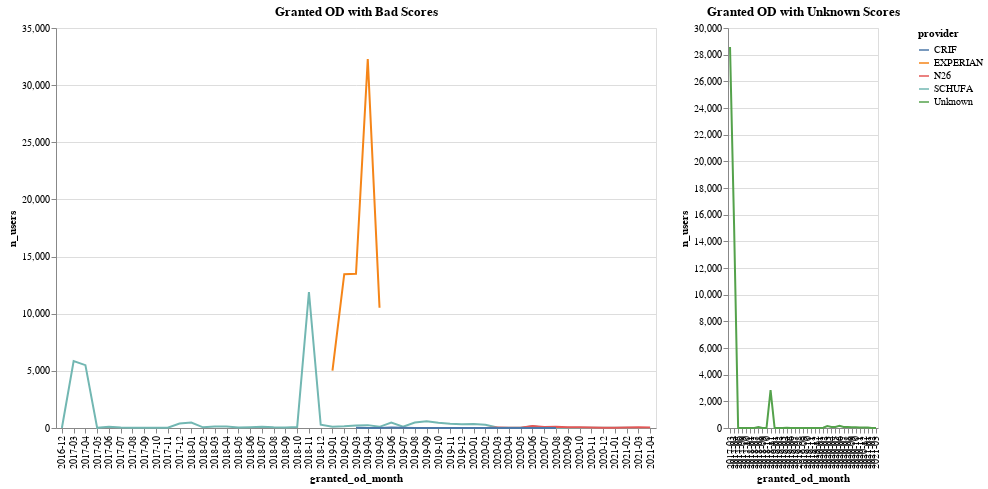

Notebook code for this chart:
### Markdown cell above
We have about 153K users that didn't go through the granted overdraft step in the Plutonium process as of the date of this deep dive. Most of these users either came from the service we had before Plutonium, ddb, and since we have a substantial amount of unknown scores for these users (48K), we're adding a has_granted_od flag that allows us to filter out these users we're not 100% sure about.

### Code cell
bad_scores_chart = af.line_multi(
    non_pu_scores_df[non_pu_scores_df["score_type"] == "BAD"],
    "provider:N",
    "granted_od_month:O",
    "n_users:Q",
    600,
    400,
    "x",
)
unknown_scores_chart = af.line_multi(
    non_pu_scores_df[non_pu_scores_df["score_type"] == "Unknown"],
    "provider:N",
    "granted_od_month:O",
    "n_users:Q",
    150,
    400,
    "x",
)

bad_scores_chart.properties(
    title="Granted OD with Bad Scores"
) | unknown_scores_chart.properties(title="Granted OD with Unknown Scores")

### Figure 1 — Vega-Lite specification as saved in the notebook (floating-point values rounded to 4 significant figures)
{"config": {"view": {"continuousWidth": 400, "continuousHeight": 300}}, "hconcat": [{"data": {"name": "data-3fe0fcfcbf0e1f8543d3ad57991e27f6"}, "mark": "line", "encoding": {"color": {"type": "nominal", "field": "provider"}, "tooltip": {"type": "quantitative", "field": "n_users"}, "x": {"type": "ordinal", "field": "granted_od_month"}, "y": {"type": "quantitative", "field": "n_users", "sort": "x"}}, "height": 400, "title": "Granted OD with Bad Scores", "width": 600}, {"data": {"name": "data-671d70fb78b5dfcef4ac887f98b8f736"}, "mark": "line", "encoding": {"color": {"type": "nominal", "field": "provider"}, "tooltip": {"type": "quantitative", "field": "n_users"}, "x": {"type": "ordinal", "field": "granted_od_month"}, "y": {"type": "quantitative", "field": "n_users", "sort": "x"}}, "height": 400, "title": "Granted OD with Unknown Scores", "width": 150}], "$schema": "https://vega.github.io/schema/vega-lite/v4.8.1.json", "datasets": {"data-3fe0fcfcbf0e1f8543d3ad57991e27f6": [{"granted_od_month": "2017-03", "provider": "SCHUFA", "score_type": "BAD", "n_users": 5863}, {"granted_od_month": "2019-05", "provider": "EXPERIAN", "score_type": "BAD", "n_users": 10524}, {"granted_od_month": "2019-04", "provider": "EXPERIAN", "score_type": "BAD", "n_users": 32279}, {"granted_od_month": "2018-11", "provider": "SCHUFA", "score_type": "BAD", "n_users": 11903}, {"granted_od_month": "2017-04", "provider": "SCHUFA", "score_type": "BAD", "n_users": 5499}, {"granted_od_month": "2019-03", "provider": "EXPERIAN", "score_type": "BAD", "n_users": 13496}, {"granted_od_month": "2019-02", "provider": "EXPERIAN", "score_type": "BAD", "n_users": 13457}, {"granted_od_month": "2019-01", "provider": "EXPERIAN", "score_type": "BAD", "n_users": 5011}, {"granted_od_month": "2018-12", "provider": "SCHUFA", "score_type": "BAD", "n_users": 285}, {"granted_od_month": "2018-01", "provider": "SCHUFA", "score_type": "BAD", "n_users": 482}, {"granted_od_month": "2019-05", "provider": "SCHUFA", "score_type": "BAD", "n_users": 102}, {"granted_od_month": "2019-03", "provider": "SCHUFA", "score_type": "BAD", "n_users": 227}, {"granted_od_month": "2019-10", "provider": "SCHUFA", "score_type": "BAD", "n_users": 459}, {"granted_od_month": "2019-04", "provider": "SCHUFA", "score_type": "BAD", "n_users": 251}, {"granted_od_month": "2019-11", "provider": "SCHUFA", "score_type": "BAD", "n_users": 362}, {"granted_od_month": "2019-08", "provider": "SCHUFA", "score_type": "BAD", "n_users": 479}, {"granted_od_month": "2019-09", "provider": "SCHUFA", "score_type": "BAD", "n_users": 580}, {"granted_od_month": "2019-12", "provider": "SCHUFA", "score_type": "BAD", "n_users": 319}, {"granted_od_month": "2020-10", "provider": "N26", "score_type": "BAD", "n_users": 68}, {"granted_od_month": "2020-01", "provider": "SCHUFA", "score_type": "BAD", "n_users": 360}, {"granted_od_month": "2020-06", "provider": "SCHUFA", "score_type": "BAD", "n_users": 161}, {"granted_od_month": "2018-03", "provider": "SCHUFA", "score_type": "BAD", "n_users": 133}, {"granted_od_month": "2019-02", "provider": "SCHUFA", "score_type": "BAD", "n_users": 157}, {"granted_od_month": "2021-03", "provider": "N26", "score_type": "BAD", "n_users": 57}, {"granted_od_month": "2020-07", "provider": "N26", "score_type": "BAD", "n_users": 90}, {"granted_od_month": "2017-12", "provider": "SCHUFA", "score_type": "BAD", "n_users": 391}, {"granted_od_month": "2020-08", "provider": "N26", "score_type": "BAD", "n_users": 99}, {"granted_od_month": "2020-09", "provider": "SCHUFA", "score_type": "BAD", "n_users": 13}, {"granted_od_month": "2020-11", "provider": "N26", "score_type": "BAD", "n_users": 54}, {"granted_od_month": "2020-02", "provider": "SCHUFA", "score_type": "BAD", "n_users": 292}, {"granted_od_month": "2020-11", "provider": "SCHUFA", "score_type": "BAD", "n_users": 17}, {"granted_od_month": "2019-07", "provider": "SCHUFA", "score_type": "BAD", "n_users": 125}, {"granted_od_month": "2020-09", "provider": "N26", "score_type": "BAD", "n_users": 68}, {"granted_od_month": "2020-10", "provider": "SCHUFA", "score_type": "BAD", "n_users": 13}, {"granted_od_month": "2019-06", "provider": "SCHUFA", "score_type": "BAD", "n_users": 481}, {"granted_od_month": "2019-01", "provider": "SCHUFA", "score_type": "BAD", "n_users": 116}, {"granted_od_month": "2018-05", "provider": "SCHUFA", "score_type": "BAD", "n_users": 50}, {"granted_od_month": "2021-01", "provider": "N26", "score_type": "BAD", "n_users": 19}, {"granted_od_month": "2017-07", "provider": "SCHUFA", "score_type": "BAD", "n_users": 49}, {"granted_od_month": "2020-06", "provider": "N26", "score_type": "BAD", "n_users": 183}, {"granted_od_month": "2018-07", "provider": "SCHUFA", "score_type": "BAD", "n_users": 104}, {"granted_od_month": "2020-04", "provider": "SCHUFA", "score_type": "BAD", "n_users": 25}, {"granted_od_month": "2021-02", "provider": "N26", "score_type": "BAD", "n_users": 43}, {"granted_od_month": "2018-02", "provider": "SCHUFA", "score_type": "BAD", "n_users": 60}, {"granted_od_month": "2018-06", "provider": "SCHUFA", "score_type": "BAD", "n_users": 70}, {"granted_od_month": "2020-04", "provider": "N26", "score_type": "BAD", "n_users": 31}, {"granted_od_month": "2019-06", "provider": "CRIF", "score_type": "BAD", "n_users": 38}, {"granted_od_month": "2017-06", "provider": "SCHUFA", "score_type": "BAD", "n_users": 104}, {"granted_od_month": "2021-03", "provider": "SCHUFA", "score_type": "BAD", "n_users": 8}, {"granted_od_month": "2017-11", "provider": "SCHUFA", "score_type": "BAD", "n_users": 20}, {"granted_od_month": "2018-04", "provider": "SCHUFA", "score_type": "BAD", "n_users": 136}, {"granted_od_month": "2019-07", "provider": "CRIF", "score_type": "BAD", "n_users": 11}, {"granted_od_month": "2020-05", "provider": "SCHUFA", "score_type": "BAD", "n_users": 29}, {"granted_od_month": "2020-03", "provider": "N26", "score_type": "BAD", "n_users": 45}, {"granted_od_month": "2020-03", "provider": "SCHUFA", "score_type": "BAD", "n_users": 38}, {"granted_od_month": "2018-09", "provider": "SCHUFA", "score_type": "BAD", "n_users": 48}, {"granted_od_month": "2020-02", "provider": "CRIF", "score_type": "BAD", "n_users": 3}, {"granted_od_month": "2018-10", "provider": "SCHUFA", "score_type": "BAD", "n_users": 94}, {"granted_od_month": "2020-05", "provider": "N26", "score_type": "BAD", "n_users": 27}, {"granted_od_month": "2021-04", "provider": "N26", "score_type": "BAD", "n_users": 34}, {"granted_od_month": "2017-10", "provider": "SCHUFA", "score_type": "BAD", "n_users": 28}, {"granted_od_month": "2017-08", "provider": "SCHUFA", "score_type": "BAD", "n_users": 23}, {"granted_od_month": "2020-08", "provider": "SCHUFA", "score_type": "BAD", "n_users": 22}, {"granted_od_month": "2019-09", "provider": "CRIF", "score_type": "BAD", "n_users": 5}, {"granted_od_month": "2018-08", "provider": "SCHUFA", "score_type": "BAD", "n_users": 58}, {"granted_od_month": "2020-12", "provider": "SCHUFA", "score_type": "BAD", "n_users": 16}, {"granted_od_month": "2017-09", "provider": "SCHUFA", "score_type": "BAD", "n_users": 31}, {"granted_od_month": "2020-07", "provider": "SCHUFA", "score_type": "BAD", "n_users": 31}, {"granted_od_month": "2017-05", "provider": "SCHUFA", "score_type": "BAD", "n_users": 13}, {"granted_od_month": "2020-12", "provider": "N26", "score_type": "BAD", "n_users": 30}, {"granted_od_month": "2021-02", "provider": "SCHUFA", "score_type": "BAD", "n_users": 13}, {"granted_od_month": "2020-08", "provider": "CRIF", "score_type": "BAD", "n_users": 1}, {"granted_od_month": "2019-03", "provider": "CRIF", "score_type": "BAD", "n_users": 14}, {"granted_od_month": "2021-01", "provider": "SCHUFA", "score_type": "BAD", "n_users": 18}, {"granted_od_month": "2020-05", "provider": "CRIF", "score_type": "BAD", "n_users": 1}, {"granted_od_month": "2020-02", "provider": "N26", "score_type": "BAD", "n_users": 2}, {"granted_od_month": "2019-10", "provider": "CRIF", "score_type": "BAD", "n_users": 3}, {"granted_od_month": "2019-08", "provider": "CRIF", "score_type": "BAD", "n_users": 3}, {"granted_od_month": "2019-05", "provider": "CRIF", "score_type": "BAD", "n_users": 2}, {"granted_od_month": "2016-12", "provider": "SCHUFA", "score_type": "BAD", "n_users": 1}, {"granted_od_month": "2019-04", "provider": "CRIF", "score_type": "BAD", "n_users": 4}, {"granted_od_month": "2021-04", "provider": "SCHUFA", "score_type": "BAD", "n_users": 2}, {"granted_od_month": "2019-11", "provider": "CRIF", "score_type": "BAD", "n_users": 2}, {"granted_od_month": "2020-01", "provider": "CRIF", "score_type": "BAD", "n_users": 1}], "data-671d70fb78b5dfcef4ac887f98b8f736": [{"granted_od_month": "2017-03", "provider": "Unknown", "score_type": "Unknown", "n_users": 28581}, {"granted_od_month": "2017-04", "provider": "Unknown", "score_type": "Unknown", "n_users": 15231}, {"granted_od_month": "2018-11", "provider": "Unknown", "score_type": "Unknown", "n_users": 2838}, {"granted_od_month": "2020-05", "provider": "Unknown", "score_type": "Unknown", "n_users": 73}, {"granted_od_month": "2020-08", "provider": "Unknown", "score_type": "Unknown", "n_users": 79}, {"granted_od_month": "2020-02", "provider": "Unknown", "score_type": "Unknown", "n_users": 18}, {"granted_od_month": "2020-03", "provider": "Unknown", "score_type": "Unknown", "n_users": 152}, {"granted_od_month": "2020-09", "provider": "Unknown", "score_type": "Unknown", "n_users": 54}, {"granted_od_month": "2020-06", "provider": "Unknown", "score_type": "Unknown", "n_users": 170}, {"granted_od_month": "2019-09", "provider": "Unknown", "score_type": "Unknown", "n_users": 7}, {"granted_od_month": "2018-08", "provider": "Unknown", "score_type": "Unknown", "n_users": 67}, {"granted_od_month": "2020-04", "provider": "Unknown", "score_type": "Unknown", "n_users": 73}, {"granted_od_month": "2020-10", "provider": "Unknown", "score_type": "Unknown", "n_users": 47}, {"granted_od_month": "2020-07", "provider": "Unknown", "score_type": "Unknown", "n_users": 72}, {"granted_od_month": "2020-11", "provider": "Unknown", "score_type": "Unknown", "n_users": 36}, {"granted_od_month": "2019-08", "provider": "Unknown", "score_type": "Unknown", "n_users": 6}, {"granted_od_month": "2021-01", "provider": "Unknown", "score_type": "Unknown", "n_users": 30}, {"granted_od_month": "2021-03", "provider": "Unknown", "score_type": "Unknown", "n_users": 1}, {"granted_od_month": "2021-02", "provider": "Unknown", "score_type": "Unknown", "n_users": 7}, {"granted_od_month": "2020-01", "provider": "Unknown", "score_type": "Unknown", "n_users": 7}, {"granted_od_month": "2019-10", "provider": "Unknown", "score_type": "Unknown", "n_users": 4}, {"granted_od_month": "2020-12", "provider": "Unknown", "score_type": "Unknown", "n_users": 29}, {"granted_od_month": "2018-07", "provider": "Unknown", "score_type": "Unknown", "n_users": 2}, {"granted_od_month": "2019-02", "provider": "Unknown", "score_type": "Unknown", "n_users": 2}, {"granted_od_month": "2019-04", "provider": "Unknown", "score_type": "Unknown", "n_users": 11}, {"granted_od_month": "2019-11", "provider": "Unknown", "score_type": "Unknown", "n_users": 5}, {"granted_od_month": "2017-09", "provider": "Unknown", "score_type": "Unknown", "n_users": 1}, {"granted_od_month": "2019-06", "provider": "Unknown", "score_type": "Unknown", "n_users": 3}, {"granted_od_month": "2019-01", "provider": "Unknown", "score_type": "Unknown", "n_users": 1}, {"granted_od_month": "2019-07", "provider": "Unknown", "score_type": "Unknown", "n_users": 2}, {"granted_od_month": "2019-12", "provider": "Unknown", "score_type": "Unknown", "n_users": 2}, {"granted_od_month": "2017-06", "provider": "Unknown", "score_type": "Unknown", "n_users": 1}, {"granted_od_month": "2017-10", "provider": "Unknown", "score_type": "Unknown", "n_users": 1}, {"granted_od_month": "2019-03", "provider": "Unknown", "score_type": "Unknown", "n_users": 1}, {"granted_od_month": "2018-09", "provider": "Unknown", "score_type": "Unknown", "n_users": 2}, {"granted_od_month": "2018-01", "provider": "Unknown", "score_type": "Unknown", "n_users": 1}, {"granted_od_month": "2018-10", "provider": "Unknown", "score_type": "Unknown", "n_users": 1}]}}
